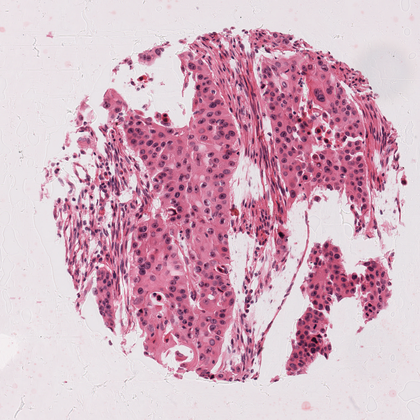
%> input picture nu_seg_multi_res_watershed/YTMA140-1_HE_good_1.png, 420 x 420 px, shrunk from 1501 x 1501 before the run
$ octave example.m   (GNU Octave 9; MATLAB toolbox functions it lacks are replaced by stand-ins)
%> lines starting %> are read from the running program, lines starting %| are printed output that depends on the picture
### nu_seg_multi_res_watershed/normalizeStaining.m
function [Inorm H E] = normalizeStaining(I, Io, beta, alpha, HERef, maxCRef)
% normalizeStaining: Normalize the staining appearance of images
% originating from H&E stained sections.
%
% Example use:
% See test.m.
%
% Input:
% I         - RGB input image;
% Io        - (optional) transmitted light intensity (default: 240);
% beta      - (optional) OD threshold for transparent pixels (default: 0.15);
% alpha     - (optional) tolerance for the pseudo-min and pseudo-max (default: 1);
% HERef     - (optional) reference H&E OD matrix (default value is defined);
% maxCRef   - (optional) reference maximum stain concentrations for H&E (default value is defined);
%
% Output:
% Inorm     - normalized image;
% H         - (optional) hematoxylin image;
% E         - (optional)eosin image;
%
% References:
% A method for normalizing histology slides for quantitative analysis. M.
% Macenko et al., ISBI 2009
%
% Efficient nucleus detector in histopathology images. J.P. Vink et al., J
% Microscopy, 2013
%
% Copyright (c) 2013, Mitko Veta
% Image Sciences Institute
% University Medical Center
% Utrecht, The Netherlands
%
% See the license.txt file for copying permission.
%

% transmitted light intensity
if ~exist('Io', 'var') || isempty(Io)
    Io = 240;
end

% OD threshold for transparent pixels
if ~exist('beta', 'var') || isempty(beta)
    beta = 0.15;
end

% tolerance for the pseudo-min and pseudo-max
if ~exist('alpha', 'var') || isempty(alpha)
    alpha = 1;
end

% reference H&E OD matrix
if ~exist('HERef', 'var') || isempty(HERef)
    HERef = [
        0.5626    0.2159
        0.7201    0.8012
        0.4062    0.5581
        ];
end

% reference maximum stain concentrations for H&E
if ~exist('maxCRef)', 'var') || isempty(maxCRef)
    maxCRef = [
        1.9705
        1.0308
        ];
end

h = size(I,1);
w = size(I,2);

I = double(I);

I = reshape(I, [], 3);

% calculate optical density
OD = -log((I+1)/Io);

% remove transparent pixels
ODhat = OD(~any(OD < beta, 2), :);

% calculate eigenvectors
[V, ~] = eig(cov(ODhat));

% project on the plane spanned by the eigenvectors corresponding to the two
% largest eigenvalues
That = ODhat*V(:,2:3);

% find the min and max vectors and project back to OD space
phi = atan2(That(:,2), That(:,1));

minPhi = prctile(phi, alpha);
maxPhi = prctile(phi, 100-alpha);

vMin = V(:,2:3)*[cos(minPhi); sin(minPhi)];
vMax = V(:,2:3)*[cos(maxPhi); sin(maxPhi)];

% a heuristic to make the vector corresponding to hematoxylin first and the
% one corresponding to eosin second
if vMin(1) > vMax(1)
    HE = [vMin vMax];
else
    HE = [vMax vMin];
end

% rows correspond to channels (RGB), columns to OD values
Y = reshape(OD, [], 3)';

% determine concentrations of the individual stains
C = HE \ Y;

% normalize stain concentrations
maxC = prctile(C, 99, 2);

C = bsxfun(@rdivide, C, maxC);
C = bsxfun(@times, C, maxCRef);

% recreate the image using reference mixing matrix
Inorm = Io*exp(-HERef * C);
Inorm = reshape(Inorm', h, w, 3);
Inorm = uint8(Inorm);

if nargout > 1
    H = Io*exp(-HERef(:,1) * C(1,:));
    H = reshape(H', h, w, 3);
    H = uint8(H);
end

if nargout > 2
    E = Io*exp(-HERef(:,2) * C(2,:));
    E = reshape(E', h, w, 3);
    E = uint8(E);
end

end

### nu_seg_multi_res_watershed/example.m
addpath(genpath('./veta_watershed'));
IMData4SymmetricVoting_1={'YTMA140-1_HE_good_1.png'};

for i=1:length(IMData4SymmetricVoting_1)
    curIMName=IMData4SymmetricVoting_1{i};
    curIM=imread(curIMName);
%> curIM is the input picture: size 420x420x3 uint8; mean R, G, B 212.9, 176.7, 193.8
    curIMsize=size(curIM);
%> curIMsize = [420 420 3]
    [curIM_norm] = normalizeStaining(curIM);
%> in normalizeStaining, `[V, ~] = eig(cov(ODhat));`: V = [-0.152 0.843 0.516; 0.589 -0.342 0.732; -0.794 -0.415 0.445]
%> in normalizeStaining, `minPhi = prctile(phi, alpha);`: minPhi = 1.59
%> in normalizeStaining, `maxPhi = prctile(phi, 100-alpha);`: maxPhi = 1.97
%> in normalizeStaining, `vMin = V(:,2:3)*[cos(minPhi); sin(minPhi)];`: vMin = [0.496; 0.74; 0.454]
%> in normalizeStaining, `vMax = V(:,2:3)*[cos(maxPhi); sin(maxPhi)];`: vMax = [0.148; 0.807; 0.571]
%> in normalizeStaining, `HE = [vMin vMax];`: HE = [0.496 0.148; 0.74 0.807; 0.454 0.571]
%> in normalizeStaining, `maxC = prctile(C, 99, 2);`: maxC = [1.83; 1.2]
%> in normalizeStaining, `Inorm = reshape(Inorm', h, w, 3);`:
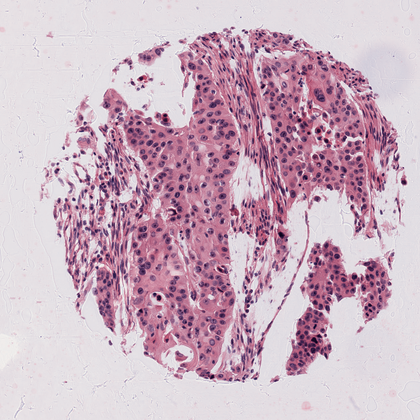
%> Inorm: size 420x420x3 double; mean R, G, B 208.5, 182, 197.7; drawn with min black and max white
    curIM_normRed=curIM_norm(:,:,1);
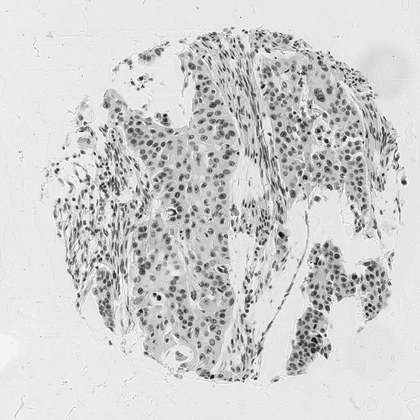
%> curIM_normRed: size 420x420 uint8; min 7, max 255, mean 208.5
    %% using multi resolution watershed
    p.scales=[4:2:8]; % this depends on your nulcei size, suggest use 6:16 for 40x magnification for lung cancer, and 4:8 for 20x magnification image.
    disp('begin nuclei segmentation using watershed');
%> (the run ends here)
